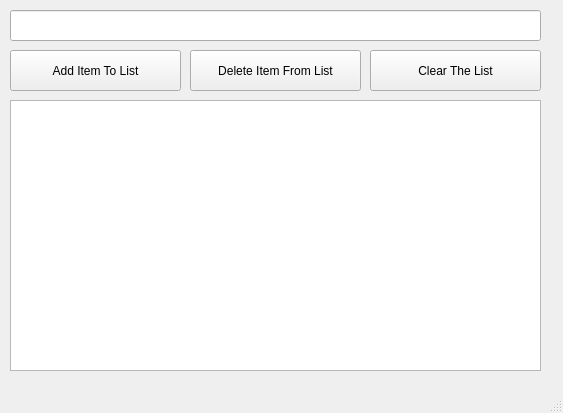
<?xml version="1.0" encoding="UTF-8"?>
<ui version="4.0">
 <class>MainWindow</class>
 <widget class="QMainWindow" name="MainWindow">
  <property name="geometry">
   <rect>
    <x>0</x>
    <y>0</y>
    <width>563</width>
    <height>413</height>
   </rect>
  </property>
  <property name="windowTitle">
   <string>To Do List</string>
  </property>
  <widget class="QWidget" name="centralwidget">
   <widget class="QPushButton" name="additem_pushButton">
    <property name="geometry">
     <rect>
      <x>10</x>
      <y>50</y>
      <width>171</width>
      <height>41</height>
     </rect>
    </property>
    <property name="text">
     <string>Add Item To List</string>
    </property>
   </widget>
   <widget class="QPushButton" name="deleteitem_pushButton_2">
    <property name="geometry">
     <rect>
      <x>190</x>
      <y>50</y>
      <width>171</width>
      <height>41</height>
     </rect>
    </property>
    <property name="text">
     <string>Delete Item From List</string>
    </property>
   </widget>
   <widget class="QPushButton" name="clearall_pushButton_3">
    <property name="geometry">
     <rect>
      <x>370</x>
      <y>50</y>
      <width>171</width>
      <height>41</height>
     </rect>
    </property>
    <property name="text">
     <string>Clear The List</string>
    </property>
   </widget>
   <widget class="QLineEdit" name="lineEdit">
    <property name="geometry">
     <rect>
      <x>10</x>
      <y>10</y>
      <width>531</width>
      <height>31</height>
     </rect>
    </property>
   </widget>
   <widget class="QListWidget" name="mylist_listWidget">
    <property name="geometry">
     <rect>
      <x>10</x>
      <y>100</y>
      <width>531</width>
      <height>271</height>
     </rect>
    </property>
   </widget>
  </widget>
  <widget class="QMenuBar" name="menubar">
   <property name="geometry">
    <rect>
     <x>0</x>
     <y>0</y>
     <width>563</width>
     <height>26</height>
    </rect>
   </property>
  </widget>
  <widget class="QStatusBar" name="statusbar"/>
 </widget>
 <resources/>
 <connections/>
</ui>
